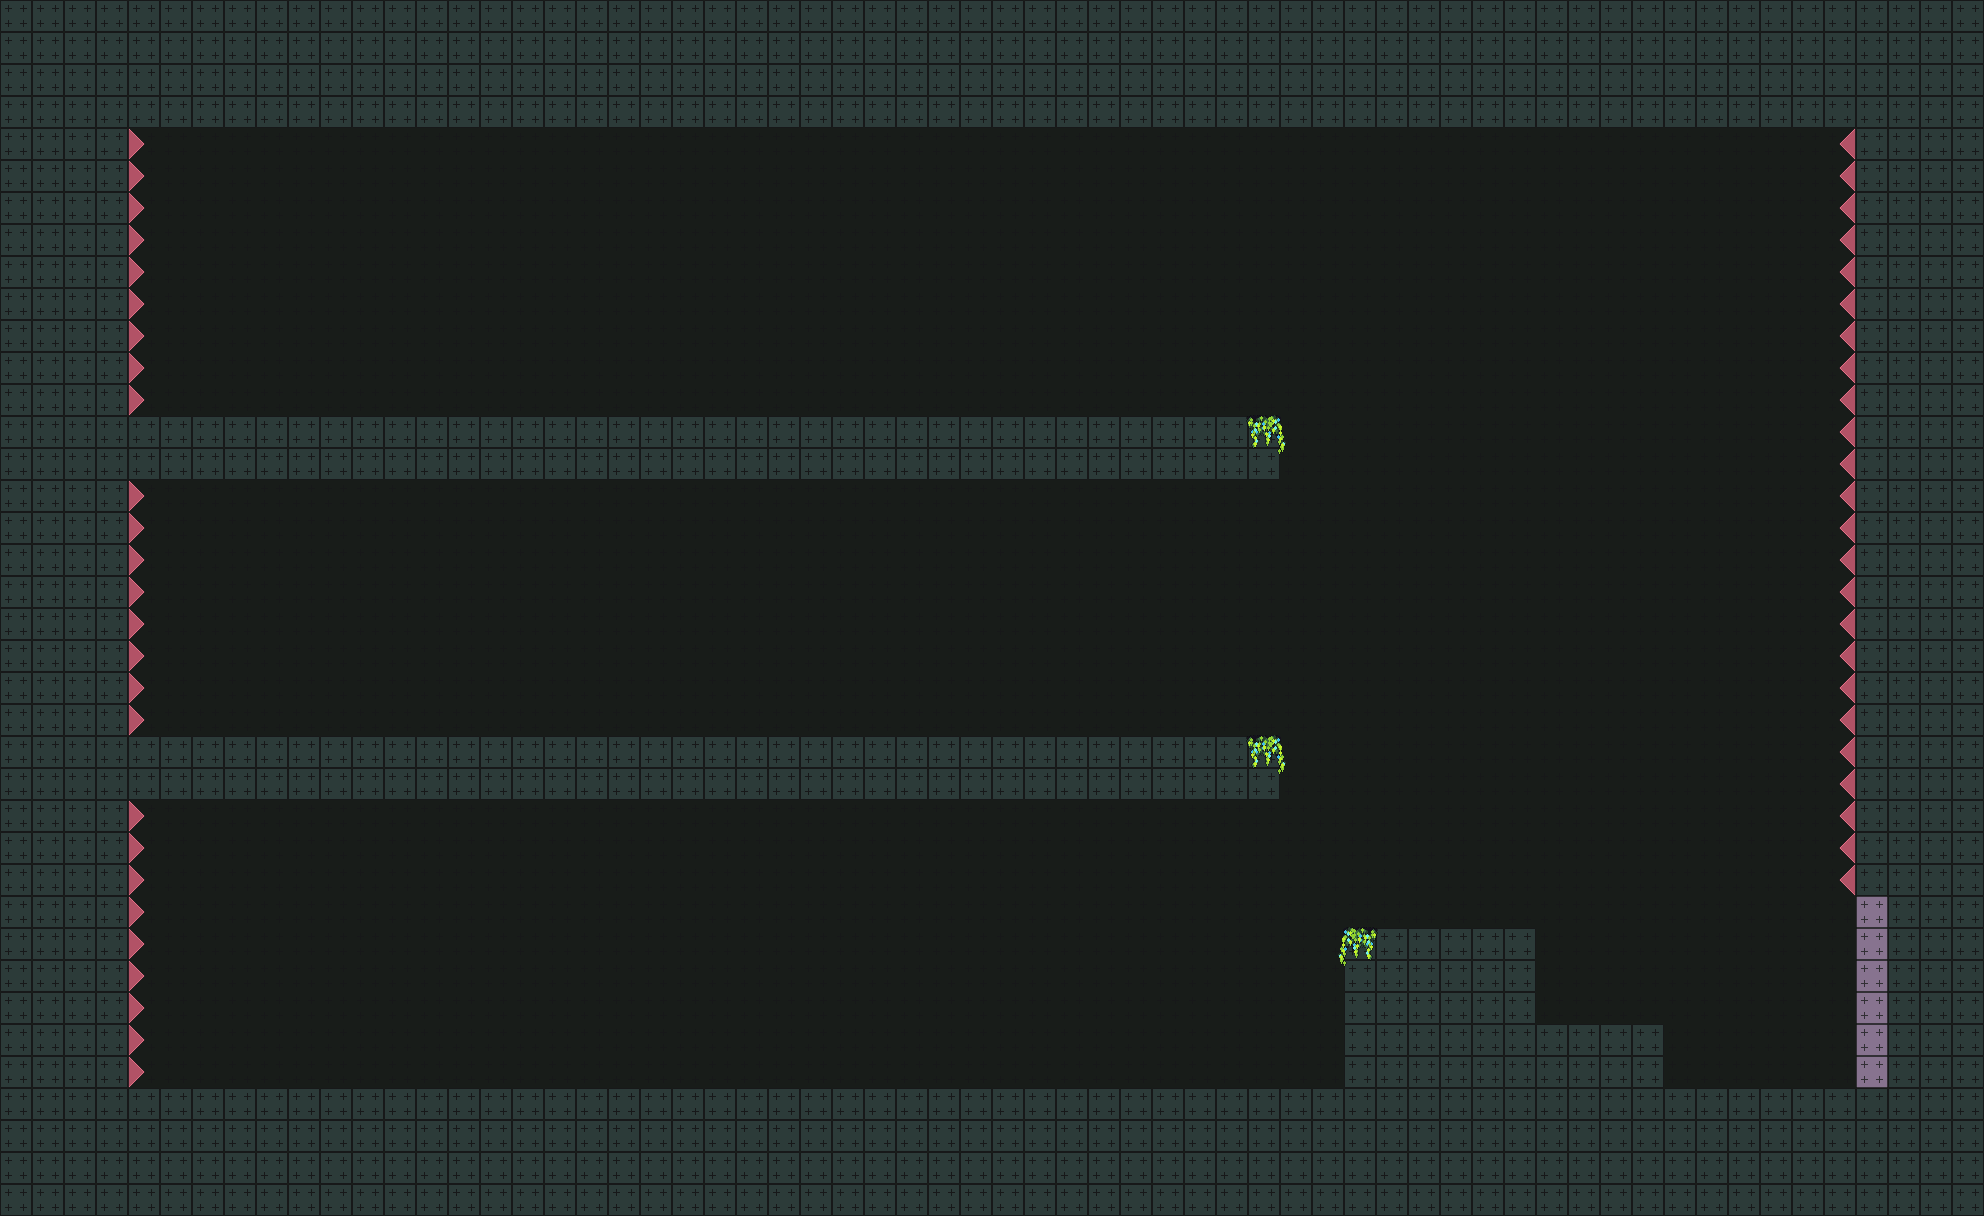

The image is a tile-based game level rendered from a .tmx file. Its description and source (layers, tilesets, objects; grid data summarised) follow:
An orthogonal 62x38 tile map with 32x32 px tiles, 6 tile layers (background, ground, one_way, decorations, ...), 3 tilesets and 4 objects (boar_1, snake_1, hornet_1).

<map version="1.9" tiledversion="1.9.2" orientation="orthogonal" renderorder="right-down" width="62" height="38" tilewidth="32" tileheight="32" infinite="0" nextlayerid="9" nextobjectid="13">
 <editorsettings>
  <export target="../combat.tmj" format="json" />
 </editorsettings>
 <tileset firstgid="1" source="../../placeholder_tileset.tsx" />
 <tileset firstgid="6" source="../../96x96_decorations.tsx" />
 <tileset firstgid="7" source="../../enemies.tsx" />
 <layer id="1" name="background" width="62" height="38">
  <data>[2356 cells, 2356 non-empty, 1 distinct tile ids]</data>
 </layer>
 <objectgroup id="2" name="transitions">
  <object id="1" gid="5" x="1856" y="1088" width="128" height="192">
   <properties>
    <property name="direction" type="int" value="1" />
    <property name="entrance id" type="int" value="1" />
    <property name="target entrance" type="int" value="1" />
    <property name="target room" value="Test platforming" />
   </properties>
  </object>
 </objectgroup>
 <objectgroup id="8" name="enemies">
  <object id="9" name="boar_1" gid="11" x="512" y="1088" width="128" height="128">
   <properties>
    <property name="health" type="int" value="-1" />
    <property name="trot_left" type="float" value="188" />
    <property name="trot_right" type="float" value="1280" />
    <property name="type" value="boar" />
   </properties>
  </object>
  <object id="11" name="snake_1" gid="2147483658" x="480" y="736" width="128" height="128">
   <properties>
    <property name="health" type="int" value="-1" />
    <property name="type" value="snake" />
   </properties>
  </object>
  <object id="12" name="hornet_1" gid="2147483660" x="512" y="320" width="48" height="48">
   <properties>
    <property name="health" type="int" value="-1" />
    <property name="max_dist" type="float" value="1" />
    <property name="type" value="hornet" />
   </properties>
  </object>
 </objectgroup>
 <layer id="3" name="ground" width="62" height="38">
  <data>[2356 cells, 912 non-empty, 1 distinct tile ids]</data>
 </layer>
 <layer id="4" name="one_way" width="62" height="38">
  <data>[2356 cells, 0 non-empty, 0 distinct tile ids]</data>
 </layer>
 <layer id="5" name="decorations" width="62" height="38">
  <data>[2356 cells, 9 non-empty, 2 distinct tile ids]</data>
 </layer>
 <layer id="6" name="spikes" width="62" height="38">
  <data>[2356 cells, 50 non-empty, 1 distinct tile ids]</data>
 </layer>
 <layer id="7" name="spawn_zones" width="62" height="38" tintcolor="#ff0000">
  <data>[2356 cells, 13 non-empty, 1 distinct tile ids]</data>
 </layer>
</map>
